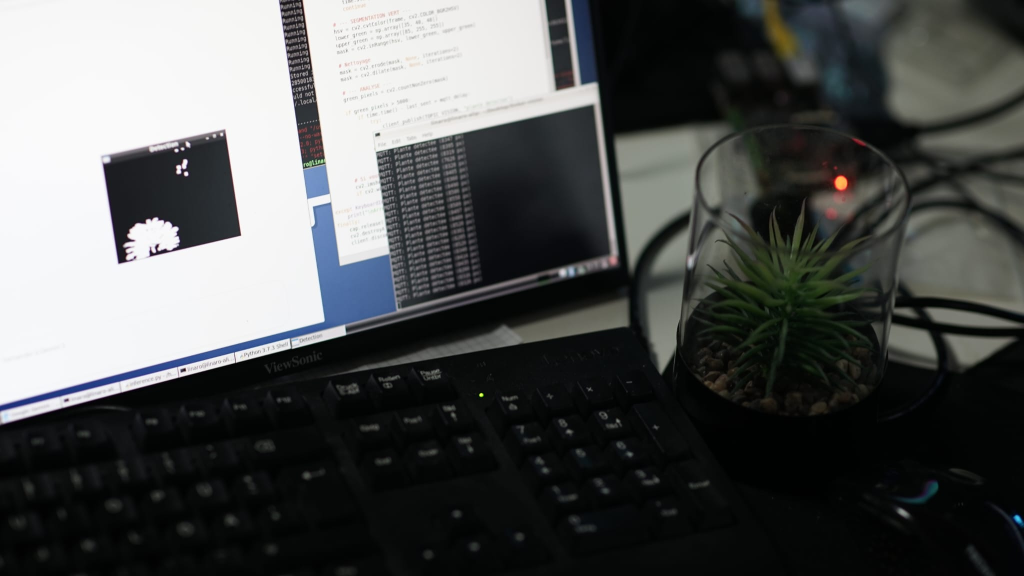
#> input picture Bilder/WhatsApp Image 2026-01-21 at 17.36.34 (1).jpeg, 2048 x 1152 px, given in place of the camera (shown at 1/2 size)
$ python inference.py
#> lines starting #> are read from the running program, lines starting #| are printed output that depends on the picture; after the words box and inside, x2 and y2 are one past the last pixel; in counts of white or black regions, pixels touching at a corner belong together
import cv2
import numpy as np
import time
import paho.mqtt.client as mqtt

# --- CONFIGURATION MQTT ---
# Utilisez l'IP de votre RPi pour plus de rapidité, ou gardez hivemq si le RPi y est aussi.
RP_IP = "broker.hivemq.com"
TOPIC_VISION = "agri/vision/status"

client = mqtt.Client()

def connect_to_broker():
    try:
        client.connect(RP_IP, 1883, 60)
        print(f"MQTT: Connecté au broker {RP_IP}")
    except Exception as e:
        print(f"MQTT: Erreur de connexion : {e}")

connect_to_broker()

# --- CONFIGURATION CAMERA ---
cap = cv2.VideoCapture(5)
cap.set(cv2.CAP_PROP_FRAME_WIDTH, 320)
cap.set(cv2.CAP_PROP_FRAME_HEIGHT, 240)

last_sent = 0
mqtt_delay = 2

print("Démarrage de l'analyse... (CTRL+C pour arrêter)")

try:
    while True:
        ret, frame = cap.read()
#> frame is the input picture: shape (1152, 2048, 3); mean B, G, R 83.7, 84.3, 82.4
        if not ret:
            print("Erreur : Impossible de lire la caméra")
            time.sleep(1)
            continue

        # --- SEGMENTATION VERT ---
        hsv = cv2.cvtColor(frame, cv2.COLOR_BGR2HSV)
#> hsv: shape (1152, 2048, 3); mean H, S, V 66.2, 51.2, 86.3
        lower_green = np.array([35, 40, 40])
        upper_green = np.array([85, 255, 255])
        mask = cv2.inRange(hsv, lower_green, upper_green)
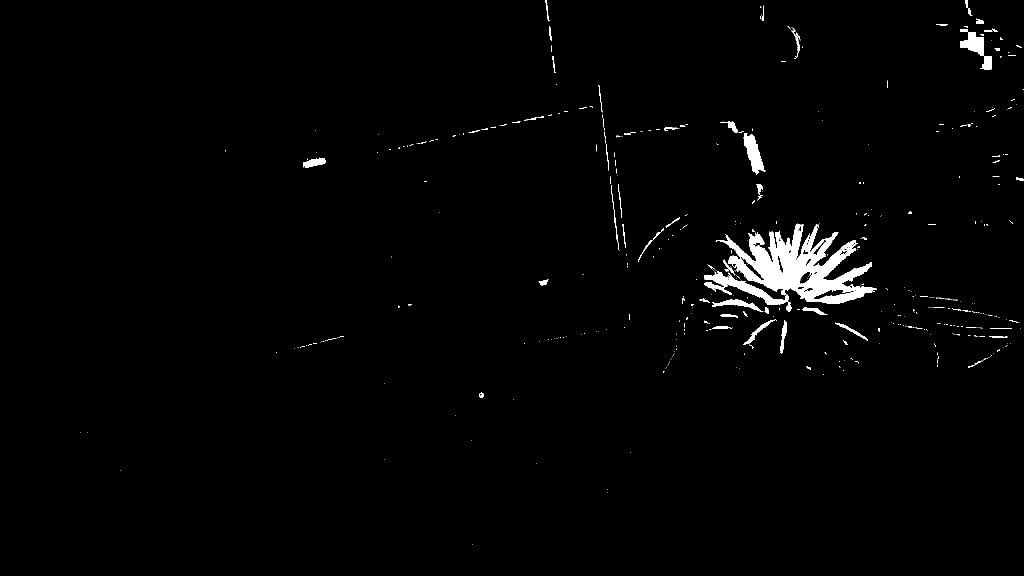
#> mask: shape (1152, 2048) (shown at 1/2 size); 1.6% white; 467 white regions (386 under 20 px), largest, box (x1, y1, x2, y2) and area: (1431, 447, 1754, 608) 21179, (1408, 542, 1583, 624) 3165, (1920, 58, 1984, 140) 1979

        # Nettoyage
        mask = cv2.erode(mask, None, iterations=2)
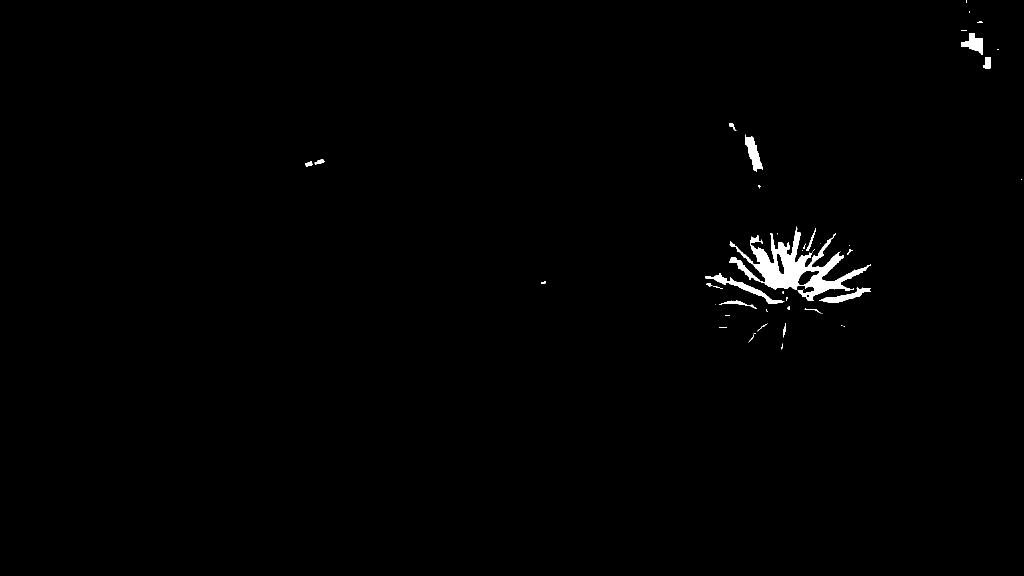
#> mask: shape (1152, 2048) (shown at 1/2 size); 0.78% white; 49 white regions (26 under 20 px), largest, box (x1, y1, x2, y2) and area: (1458, 453, 1742, 602) 11997, (1411, 546, 1569, 608) 1486, (1490, 269, 1525, 344) 1208
        mask = cv2.dilate(mask, None, iterations=2)
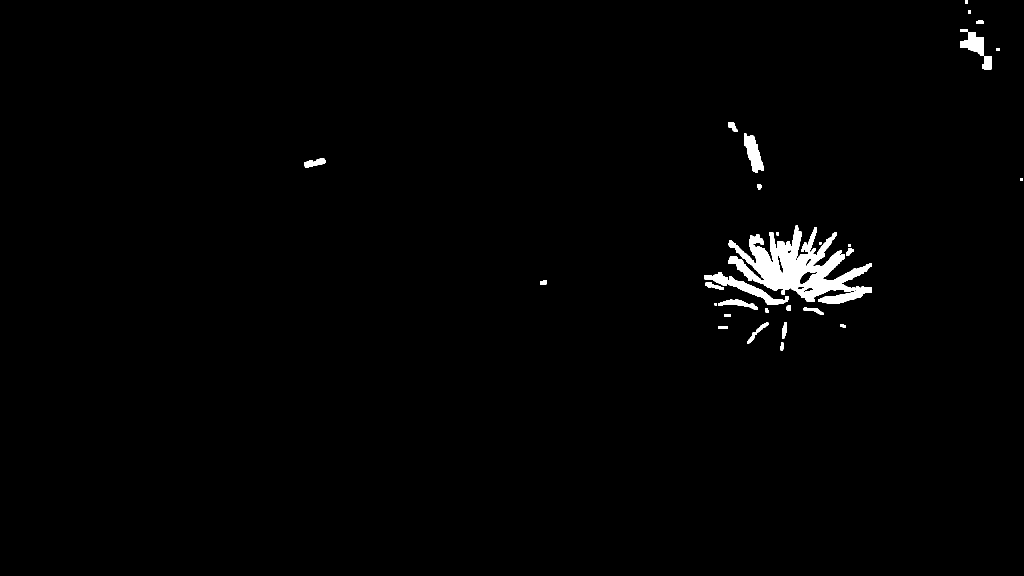
#> mask: shape (1152, 2048) (shown at 1/2 size); 1.3% white; 31 white regions, largest, box (x1, y1, x2, y2) and area: (1456, 451, 1744, 608) 19483, (1409, 544, 1577, 610) 2511, (1920, 65, 1984, 140) 1868

        # --- ANALYSE ---
        green_pixels = cv2.countNonZero(mask)
#> green_pixels = 29518

        if green_pixels > 5000:
            if time.time() - last_sent > mqtt_delay:
                try:
                    client.publish(TOPIC_VISION, "plante_detectee")
                    last_sent = time.time()
                    print(f"MQTT: Plante détectée ({green_pixels} px)")
#| MQTT: Plante détectée (29518 px)
                except:
                    print("Echec d'envoi MQTT, tentative de reconnexion...")
                    connect_to_broker()

        # Si vous avez un écran HDMI sur la Tinker Board, décommentez ci-dessous :
        # cv2.imshow("Detection", mask)
        # if cv2.waitKey(1) & 0xFF == ord('q'): break

except KeyboardInterrupt:
    print("\nArrêt du script.")
finally:
    cap.release()
    cv2.destroyAllWindows()
    client.disconnect()
